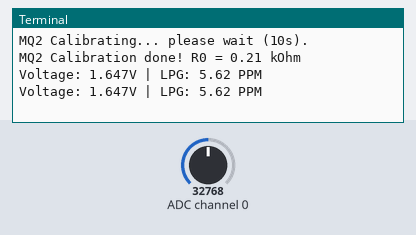
Bench run of a program on a simulated Raspberry Pi (BCM pin numbers). Parts: the last lines printed to the terminal. The inputs (shaded band) are chosen by the test bench; at power-on: ADC channel 0 = 32768 (analog values on the 0–65535 scale).

Above: at 11.2 s.
11.3 s: ADC channel 0 set to 45874
At 12.6 s:
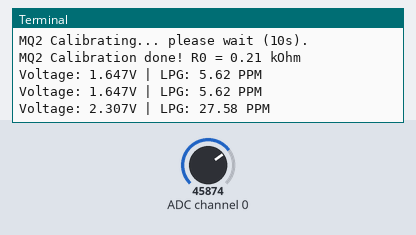
12.8 s: ADC channel 0 set to 57670
At 13.8 s:
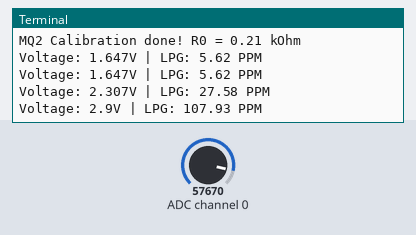
Timing chart, 0 to 15.8 s (numbered marks = the images above; inputs shaded):
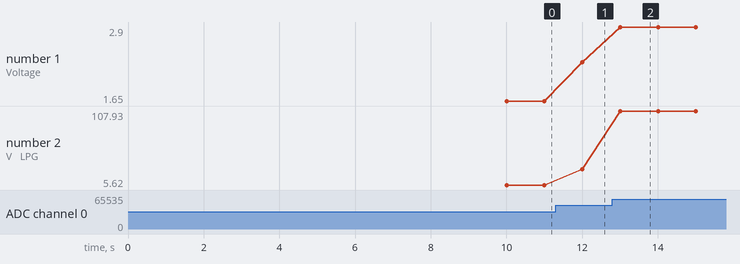

Measured:
- after the input at 11.3 s, the terminal: prints a new line after 0.70 s (image 1)
- after the input at 12.8 s, the terminal: prints a new line after 0.20 s (image 2)
- plotted number 1: 1.65 → 2.31 after the input at 11.3 s, 2.31 → 2.9 after the input at 12.8 s
- plotted number 2: 5.62 → 27.58 after the input at 11.3 s, 27.58 → 107.93 after the input at 12.8 s

The program:

mq2.py
```python
import time
import math
import busio
import digitalio
import board
import adafruit_mcp3xxx.mcp3008 as MCP
from adafruit_mcp3xxx.analog_in import AnalogIn

# --- CONFIGURATION ---
RL_VALUE = 1      # Load resistance in kilo-ohms (standard for MQ2 modules)
RO_CLEAN_AIR_FACTOR = 9.83  # RS/R0 ratio in clean air (from datasheet)

# LPG curve constants: [log(x), log(y), slope]
# Derived from datasheet: log(y) = m * log(x) + b
LPG_CURVE = [2.3, 0.45, -0.35]

# 1. Setup SPI and MCP3008
spi = busio.SPI(clock=board.SCK, MISO=board.MISO, MOSI=board.MOSI)
cs = digitalio.DigitalInOut(board.D5)
mcp = MCP.MCP3008(spi, cs)
channel = AnalogIn(mcp, MCP.P0)

def get_rs(voltage):
    """Calculate sensor resistance Rs from voltage."""
    if voltage < 0.1: return 100.0
    if voltage > 4.9: return 0.01

    # NEW FORMULA: RS = RL * (Vcc - Vout) / Vout
    # This ensures that as Voltage RISES, RS DROPS, and PPM INCREASES.
    return ((5.0 - voltage) / voltage) * RL_VALUE

def get_ppm(rs, ro, curve):
    ratio = rs / ro
    if ratio <= 0: ratio = 0.001
    ppm_log = ((math.log10(ratio) - curve[1]) / curve[2]) + curve[0]
    return math.pow(10, ppm_log)

def calibrate_mq2():
    """Run this once in clean air at startup."""
    global ro
    print("MQ2 Calibrating... please wait (10s).")
    total_rs = 0
    for _ in range(10):
        total_rs += get_rs(channel.voltage)
        time.sleep(1)
    ro = (total_rs / 10) / RO_CLEAN_AIR_FACTOR
    print(f"MQ2 Calibration done! R0 = {ro:.2f} kOhm")
    return ro

def read_mq2():
    """Returns the gas levels and voltage as a dictionary."""
    v = channel.voltage
    rs = get_rs(v)
    ppm = get_ppm(rs, ro, LPG_CURVE)

    return {
        "gas_voltage": round(v, 3),
        "lpg_ppm": round(ppm, 2)
    }

# 3. Main Loop
if __name__ == "__main__":
    calibrate_mq2()
    try:
        while True:
            data = read_mq2()
            print(f"Voltage: {data['gas_voltage']}V | LPG: {data['lpg_ppm']} PPM")
            time.sleep(1)
    except KeyboardInterrupt:
        print("Stopped.")
```
